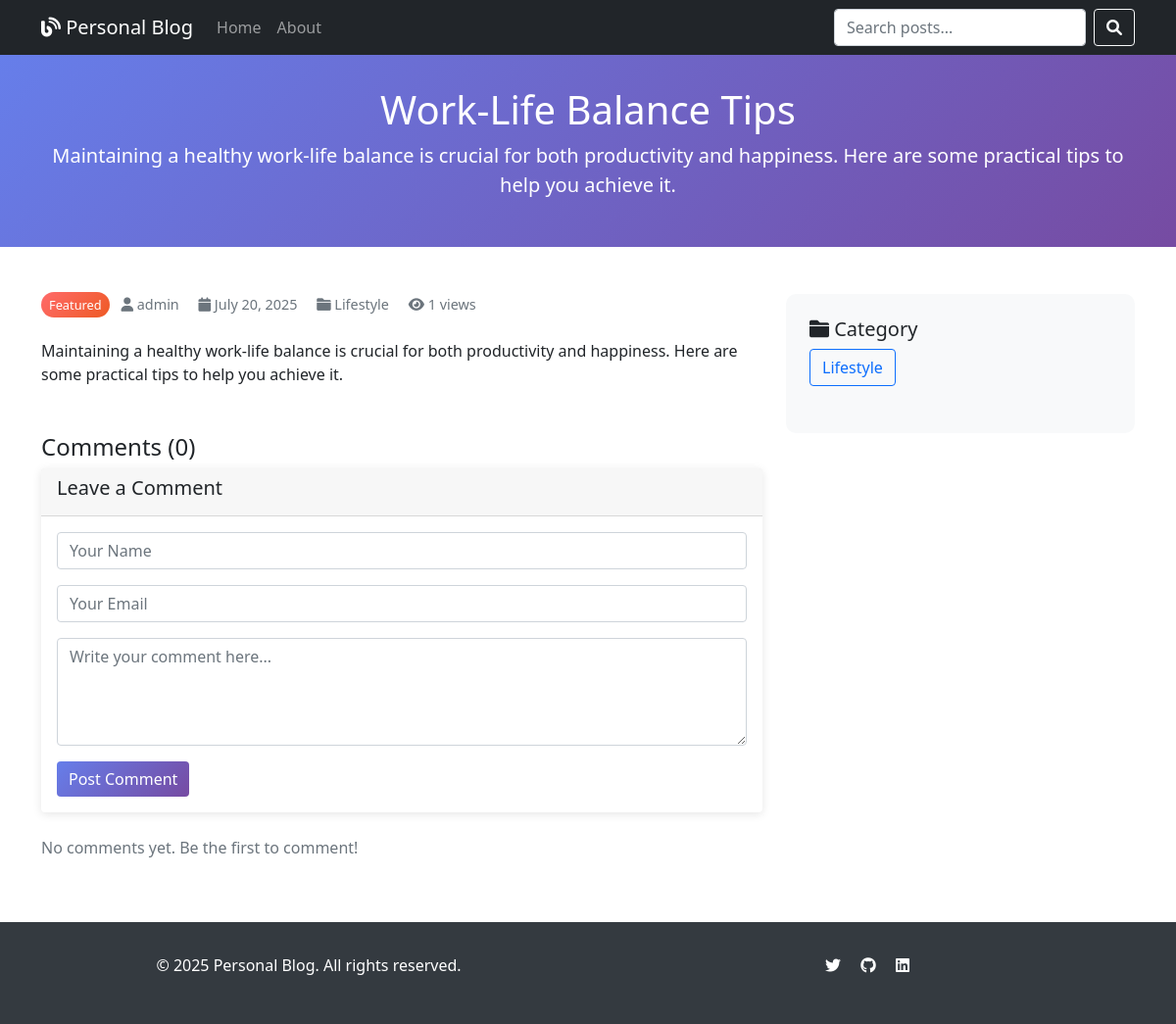
The page /post/work-life-balance-tips/ on the database its author committed.
### blog/models.py (models this page shows, shortened)
class Post(models.Model):
    STATUS_CHOICES = [
        ('draft', 'Draft'),
        ('published', 'Published'),
    ]
    title = models.CharField(max_length=200)
    slug = models.SlugField(max_length=200, unique=True)
    author = models.ForeignKey(User, on_delete=models.CASCADE, related_name='blog_posts')
    category = models.ForeignKey(Category, on_delete=models.CASCADE, related_name='posts')
    content = models.TextField()
    excerpt = models.TextField(max_length=300, blank=True, help_text="Short description of the post")
    featured_image = models.ImageField(upload_to='blog_images/', blank=True, null=True)
    status = models.CharField(max_length=10, choices=STATUS_CHOICES, default='draft')
    created_at = models.DateTimeField(auto_now_add=True)
    updated_at = models.DateTimeField(auto_now=True)
    published_at = models.DateTimeField(blank=True, null=True)
    views = models.PositiveIntegerField(default=0)
    featured = models.BooleanField(default=False)
    class Meta:
        ordering = ['-published_at', '-created_at']
    def save(self, *args, **kwargs):
        if self.status == 'published' and not self.published_at:
            self.published_at = timezone.now()
        if not self.excerpt:
            self.excerpt = self.content[:200] + "..." if len(self.content) > 200 else self.content
        super().save(*args, **kwargs)
        if self.featured_image:
            img = Image.open(self.featured_image.path)
            if img.height > 800 or img.width > 1200:
                output_size = (1200, 800)
                img.thumbnail(output_size)
                img.save(self.featured_image.path)
    def increment_views(self):
        self.views += 1
        self.save(update_fields=['views'])

class Category(models.Model):
    name = models.CharField(max_length=100, unique=True)
    slug = models.SlugField(max_length=100, unique=True)
    description = models.TextField(blank=True)
    created_at = models.DateTimeField(auto_now_add=True)
    class Meta:
        verbose_name_plural = "Categories"
        ordering = ['name']
    def get_absolute_url(self):
        return reverse('blog:category_posts', kwargs={'slug': self.slug})

### blog/views.py (the view)
# urls.py: path('post/<slug:slug>/', views.PostDetailView.as_view(), name='post_detail'),
class PostDetailView(DetailView):
    model = Post
    template_name = 'blog/post_detail.html'
    context_object_name = 'post'
    def get_object(self):
        post = get_object_or_404(Post, slug=self.kwargs['slug'], status='published')
        post.increment_views()
        return post
    def get_context_data(self, **kwargs):
        context = super().get_context_data(**kwargs)
        context['comments'] = self.object.comments.filter(active=True)
        context['comment_form'] = CommentForm()
        context['related_posts'] = Post.objects.filter(
            category=self.object.category,
            status='published'
        ).exclude(id=self.object.id)[:3]
        return context
    def post(self, request, *args, **kwargs):
        self.object = self.get_object()
        form = CommentForm(request.POST)
        if form.is_valid():
            comment = form.save(commit=False)
            comment.post = self.object
            comment.save()
            messages.success(request, 'Your comment has been added successfully!')
            return self.get(request, *args, **kwargs)
        context = self.get_context_data()
        context['comment_form'] = form
        return render(request, self.template_name, context)

### blog/forms.py
class CommentForm(forms.ModelForm):
    class Meta:
        model = Comment
        fields = ['name', 'email', 'content']
        widgets = {
            'name': forms.TextInput(attrs={'class': 'form-control', 'placeholder': 'Your Name'}),
            'email': forms.EmailInput(attrs={'class': 'form-control', 'placeholder': 'Your Email'}),
            'content': forms.Textarea(attrs={
                'class': 'form-control',
                'rows': 4,
                'placeholder': 'Write your comment here...'
            }),
        }

### templates/blog/post_detail.html (shortened to what this page needs)
{% extends 'base.html' %}
{% block header %}{{ post.title }}{% endblock %}
{% block subheader %}{{ post.excerpt }}{% endblock %}
{% block content %}
<div class="row">
    <div class="col-lg-8">
        <article class="mb-5">
            <div class="post-meta mb-4">
                {% if post.featured %}
                <span class="featured-badge me-2">Featured</span>
                {% endif %}
                <i class="fas fa-user"></i> {{ post.author.get_full_name|default:post.author.username }}
                <i class="fas fa-calendar ms-3"></i> {{ post.published_at|date:"F d, Y" }}
                <i class="fas fa-folder ms-3"></i> {{ post.category.name }}
                <i class="fas fa-eye ms-3"></i> {{ post.views }} views
            </div>
            <div class="content">
                {{ post.content|linebreaks }}
            </div>
        </article>
        <div class="comments-section">
            <h4>Comments ({{ comments.count }})</h4>
            <div class="card mb-4">
                <div class="card-header">
                    <h5>Leave a Comment</h5>
                </div>
                <div class="card-body">
                    <form method="post">
                        <div class="mb-3">
                            {{ comment_form.name }}
                        </div>
                        <div class="mb-3">
                            {{ comment_form.email }}
                        </div>
                        <div class="mb-3">
                            {{ comment_form.content }}
                        </div>
                        <button type="submit" class="btn btn-primary">Post Comment</button>
                    </form>
                </div>
            </div>
            {% for comment in comments %}
            <div class="card mb-3">
                <div class="card-body">
                    <div class="d-flex justify-content-between">
                        <h6 class="card-title">{{ comment.name }}</h6>
                        <small class="text-muted">{{ comment.created_at|date:"M d, Y H:i" }}</small>
                    </div>
                    <p class="card-text">{{ comment.content|linebreaks }}</p>
                </div>
            </div>
            {% empty %}
            <p class="text-muted">No comments yet. Be the first to comment!</p>
            {% endfor %}
        </div>
    </div>
    <div class="col-lg-4">
        <div class="sidebar">
            <div class="mb-4">
                <h5><i class="fas fa-folder"></i> Category</h5>
                <a href="{{ post.category.get_absolute_url }}" class="btn btn-outline-primary">
                    {{ post.category.name }}
                </a>
            </div>
        </div>
    </div>
</div>
{% endblock %}

### templates/base.html (style rules this page uses)
.card { transition: transform 0.3s ease; border: none; box-shadow: 0 2px 10px rgba(0,0,0,0.1); }
.post-meta { color: #6c757d; font-size: 0.9rem; }
.featured-badge { background: linear-gradient(135deg, #ff6b6b, #ee5a24); color: white; padding: 0.25rem 0.5rem; border-radius: 15px; font-size: 0.8rem; }
.sidebar { background-color: #f8f9fa; border-radius: 10px; padding: 1.5rem; }
.btn-primary { background: linear-gradient(135deg, #667eea 0%, #764ba2 100%); border: none; }

### rows shown on the page
Post: title "Work-Life Balance Tips", excerpt "Maintaining a healthy work-life balance is crucial for both productivity and happiness. Here are some practical tips to help you achieve it.", author.get_full_name "admin", published_at "July 20, 2025", category.name "Lifestyle", views "1", content "Maintaining a healthy work-life balance is crucial for both productivity and happiness. Here are some practical tips to help you achieve it."

### other values the page prints
{{ comments.count }} "0"
